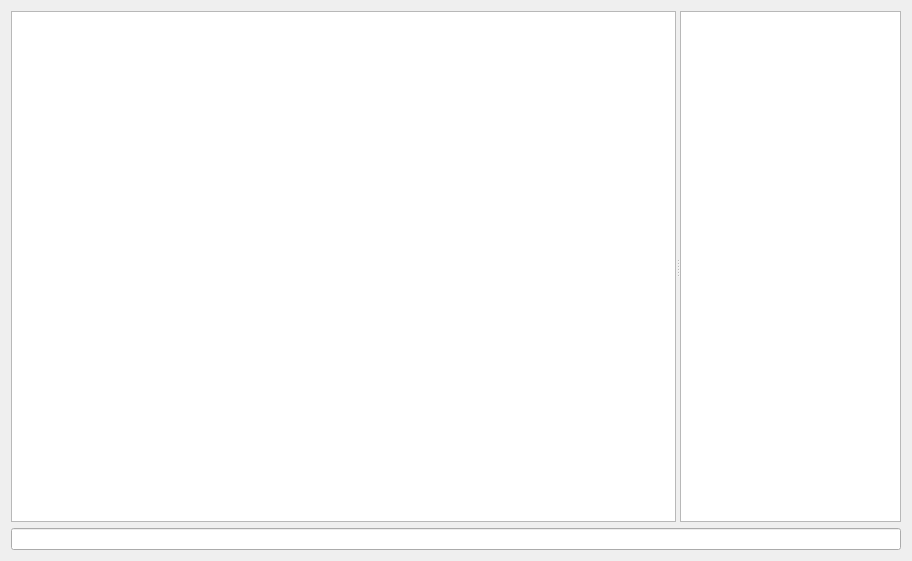
<?xml version="1.0" encoding="UTF-8"?>
<ui version="4.0">
 <class>Channel</class>
 <widget class="QWidget" name="Channel">
  <property name="geometry">
   <rect>
    <x>0</x>
    <y>0</y>
    <width>912</width>
    <height>561</height>
   </rect>
  </property>
  <property name="windowTitle">
   <string>Form</string>
  </property>
  <layout class="QVBoxLayout" name="verticalLayout">
   <item>
    <widget class="QSplitter" name="splitter">
     <property name="orientation">
      <enum>Qt::Horizontal</enum>
     </property>
     <widget class="QTextEdit" name="textEdit">
      <property name="sizePolicy">
       <sizepolicy hsizetype="Expanding" vsizetype="Expanding">
        <horstretch>3</horstretch>
        <verstretch>0</verstretch>
       </sizepolicy>
      </property>
      <property name="readOnly">
       <bool>true</bool>
      </property>
     </widget>
     <widget class="QListWidget" name="listWidget">
      <property name="sizePolicy">
       <sizepolicy hsizetype="Expanding" vsizetype="Expanding">
        <horstretch>1</horstretch>
        <verstretch>0</verstretch>
       </sizepolicy>
      </property>
      <property name="editTriggers">
       <set>QAbstractItemView::NoEditTriggers</set>
      </property>
      <property name="showDropIndicator" stdset="0">
       <bool>false</bool>
      </property>
      <property name="selectionMode">
       <enum>QAbstractItemView::NoSelection</enum>
      </property>
      <property name="viewMode">
       <enum>QListView::ListMode</enum>
      </property>
      <property name="sortingEnabled">
       <bool>true</bool>
      </property>
     </widget>
    </widget>
   </item>
   <item>
    <widget class="QLineEdit" name="lineEdit">
     <property name="sizePolicy">
      <sizepolicy hsizetype="Expanding" vsizetype="Fixed">
       <horstretch>0</horstretch>
       <verstretch>0</verstretch>
      </sizepolicy>
     </property>
    </widget>
   </item>
  </layout>
 </widget>
 <resources/>
 <connections/>
</ui>
